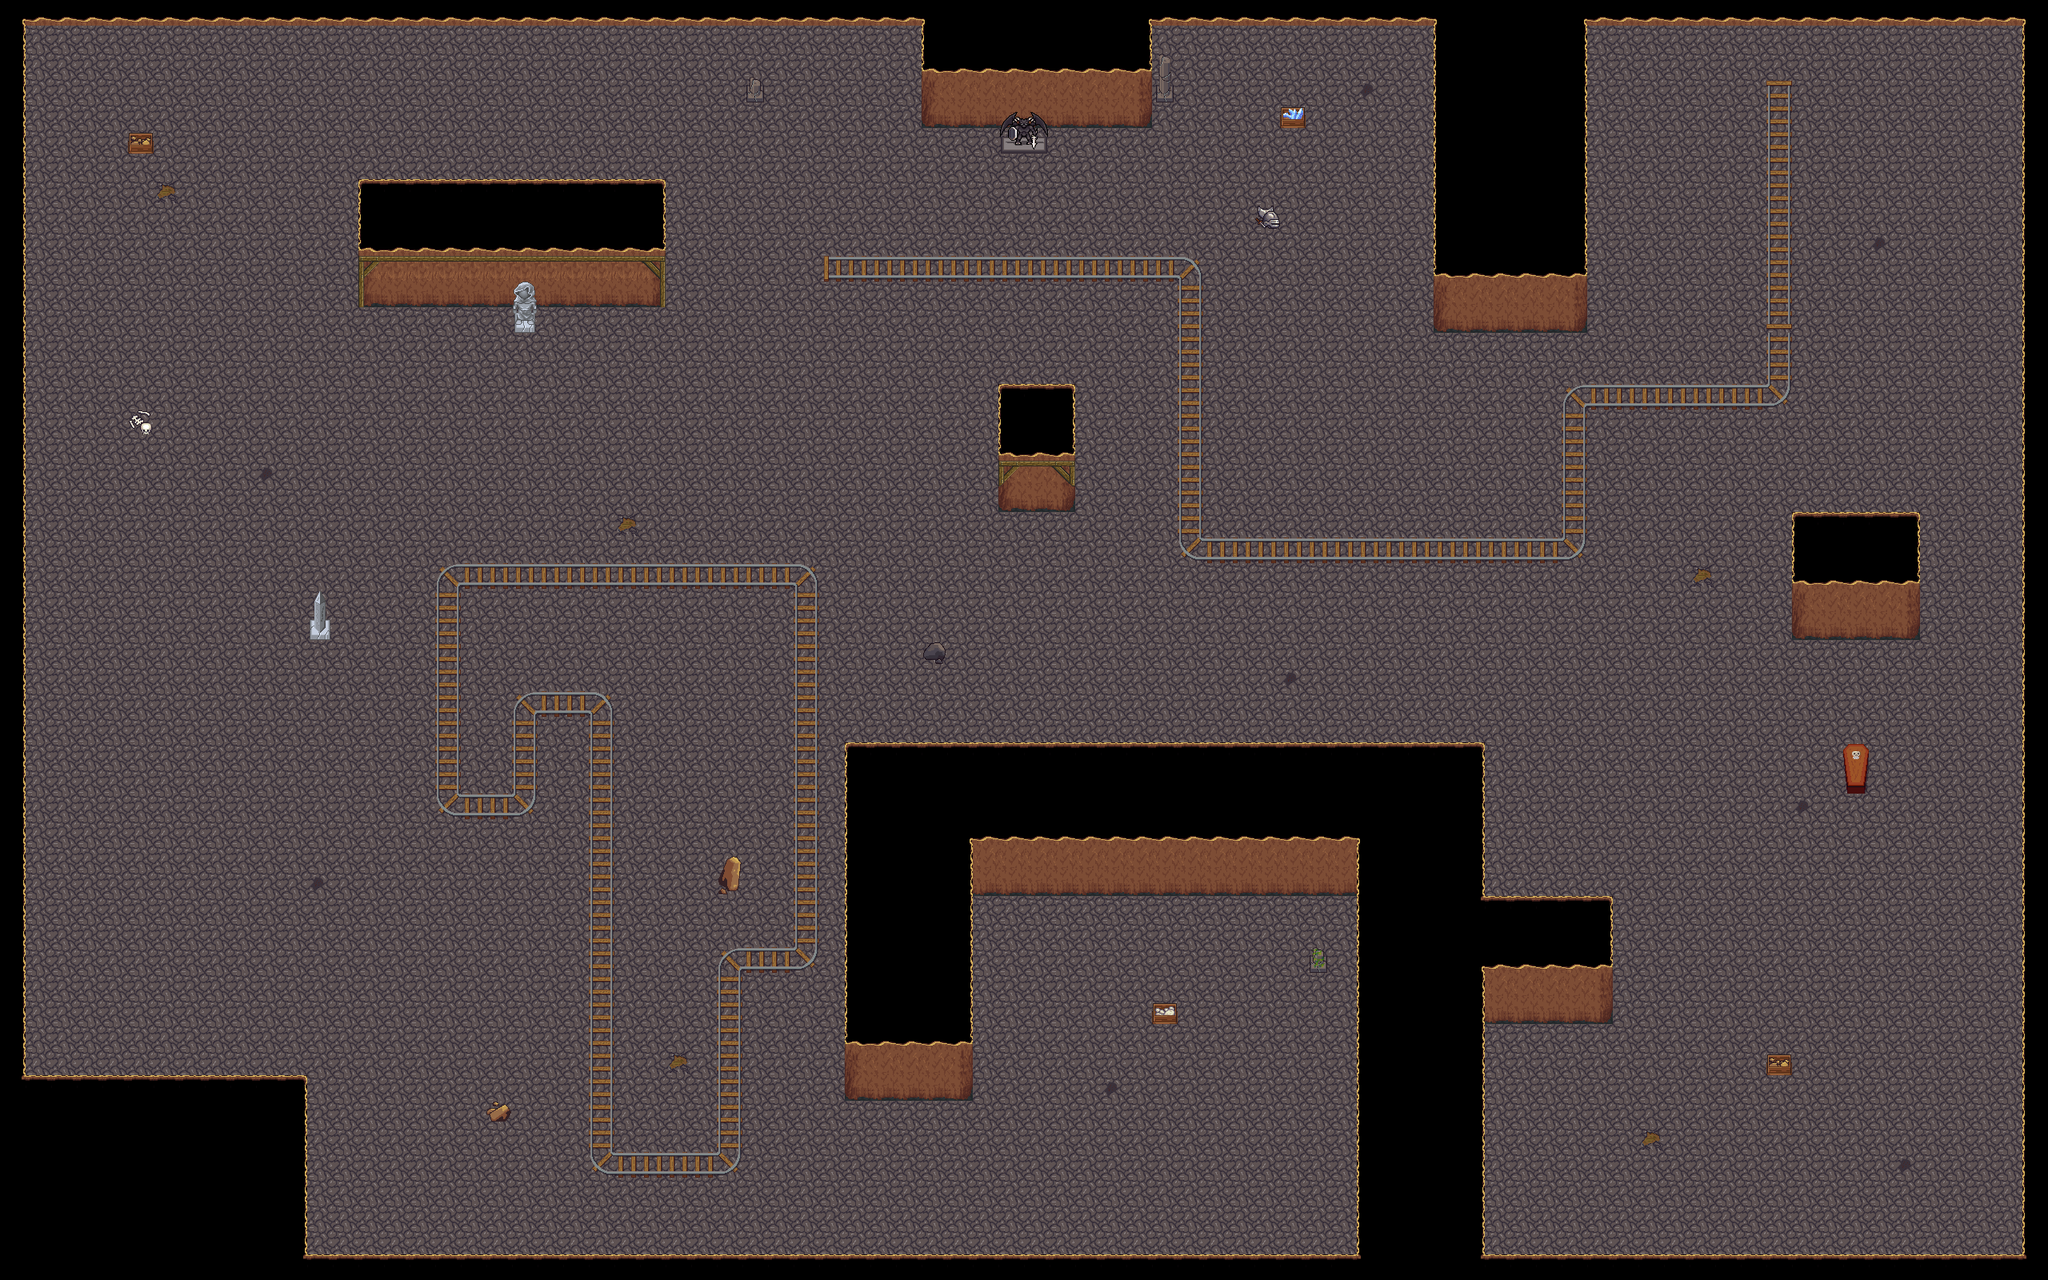

The image is a tile-based game level rendered from a .tmx file. Its description and source (layers, tilesets, objects; grid data summarised) follow:
An orthogonal 80x50 tile map with 32x32 px tiles, 5 tile layers (Ground, Walls, Decoration, Obstacles, ...), 1 hidden layer not drawn, 2 tilesets.

<map version="1.0" tiledversion="1.1.5" orientation="orthogonal" renderorder="right-down" width="80" height="50" tilewidth="32" tileheight="32" infinite="0" nextobjectid="1">
 <tileset firstgid="1" name="cavern_ruins" tilewidth="32" tileheight="32" tilecount="384" columns="24">
  <image source="LPC/Dungeon/cavern_ruins.png" width="768" height="512" />
 </tileset>
 <tileset firstgid="385" name="Red Square" tilewidth="32" tileheight="32" tilecount="1" columns="1">
  <image source="Red Square.png" width="32" height="32" />
 </tileset>
 <layer name="Ground" width="80" height="50">
  <data>[4000 cells, 4000 non-empty, 2 distinct tile ids]</data>
 </layer>
 <layer name="Walls" width="80" height="50">
  <data>[4000 cells, 826 non-empty, 25 distinct tile ids]</data>
 </layer>
 <layer name="Decoration" width="80" height="50">
  <data>[4000 cells, 157 non-empty, 13 distinct tile ids]</data>
 </layer>
 <layer name="Obstacles" width="80" height="50">
  <data>[4000 cells, 20 non-empty, 20 distinct tile ids]</data>
 </layer>
 <layer name="Treasure" width="80" height="50">
  <data>[4000 cells, 4 non-empty, 3 distinct tile ids]</data>
 </layer>
 <layer name="Collisions" width="80" height="50" visible="0">
  <data>[4000 cells, 471 non-empty, 1 distinct tile ids]</data>
 </layer>
</map>
